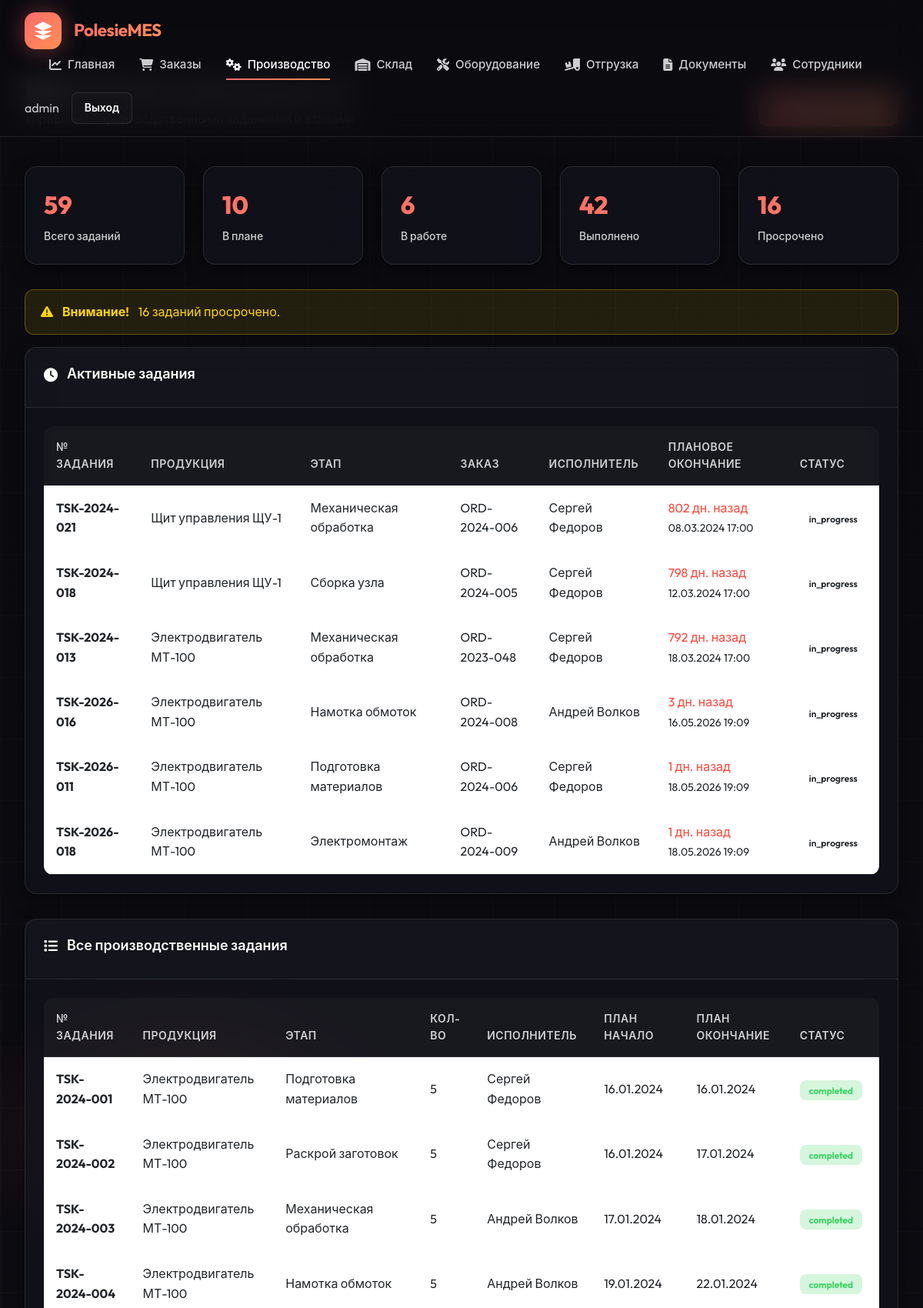
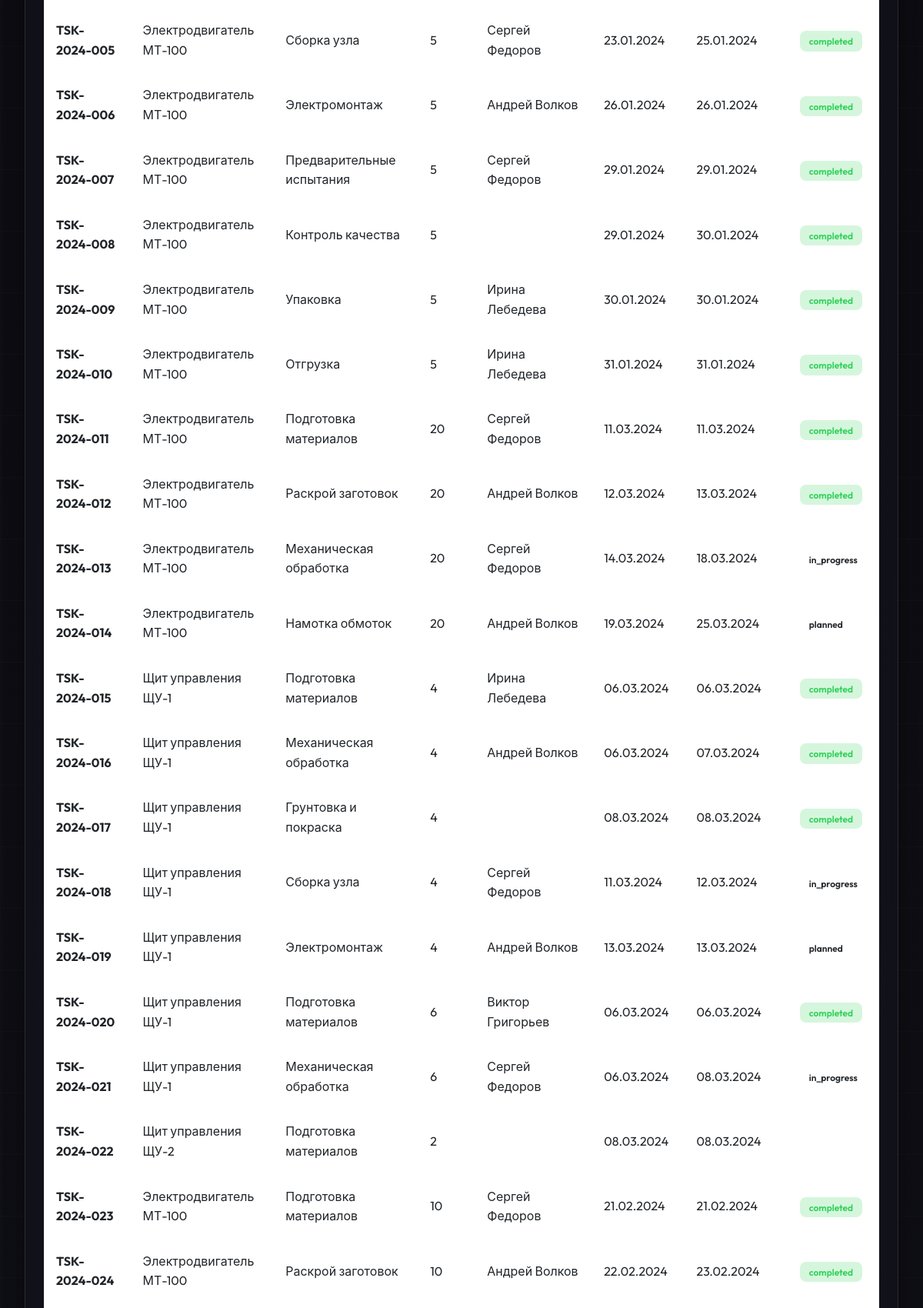
The page /modules/production/index.php (signed in, upper part) on the database its author committed (2 pictures, top to bottom).
### tables this page shows
CREATE TABLE production_tasks (
    id INT AUTO_INCREMENT PRIMARY KEY,
    task_number VARCHAR(50) UNIQUE NOT NULL,
    order_id INT,
    product_id INT,
    stage_name VARCHAR(100),
    stage_sequence INT,
    quantity INT,
    planned_start DATETIME,
    planned_end DATETIME,
    actual_start DATETIME,
    actual_end DATETIME,
    status ENUM('planned', 'in_progress', 'paused', 'completed', 'rejected') DEFAULT 'planned',
    assigned_to INT,
    work_center VARCHAR(100),
    qc_result ENUM('pending', 'passed', 'failed', 'conditional'),
    qc_inspector_id INT,
    qc_date DATETIME,
    qc_defects INT DEFAULT 0,
    qc_description TEXT,
    notes TEXT,
    created_at TIMESTAMP DEFAULT CURRENT_TIMESTAMP,
    updated_at TIMESTAMP DEFAULT CURRENT_TIMESTAMP ON UPDATE CURRENT_TIMESTAMP,
    FOREIGN KEY (order_id) REFERENCES orders(id),
    FOREIGN KEY (product_id) REFERENCES items(id),
    FOREIGN KEY (assigned_to) REFERENCES staff(id),
    FOREIGN KEY (qc_inspector_id) REFERENCES staff(id),
    INDEX idx_task_number (task_number),
    INDEX idx_status (status)
);

CREATE TABLE items (
    id INT AUTO_INCREMENT PRIMARY KEY,
    item_type ENUM('product', 'material', 'equipment') NOT NULL,
    item_code VARCHAR(50) UNIQUE NOT NULL,
    name VARCHAR(200) NOT NULL,
    category_id INT,
    location_id INT,
    unit_id INT,
    current_stock DECIMAL(12,3) DEFAULT 0,
    min_stock INT DEFAULT 0,
    price DECIMAL(12,2),
    currency VARCHAR(3) DEFAULT 'BYN',
    supplier_id INT,
    status ENUM('operational', 'maintenance', 'broken', 'offline', 'active', 'inactive') DEFAULT 'active',
    extra_specs JSON,
    description TEXT,
    is_active BOOLEAN DEFAULT TRUE,
    created_at TIMESTAMP DEFAULT CURRENT_TIMESTAMP,
    updated_at TIMESTAMP DEFAULT CURRENT_TIMESTAMP ON UPDATE CURRENT_TIMESTAMP,
    FOREIGN KEY (category_id) REFERENCES dictionaries(id),
    FOREIGN KEY (location_id) REFERENCES dictionaries(id),
    FOREIGN KEY (unit_id) REFERENCES dictionaries(id),
    FOREIGN KEY (supplier_id) REFERENCES partners(id),
    INDEX idx_item_type (item_type),
    INDEX idx_item_code (item_code)
);

CREATE TABLE orders (
    id INT AUTO_INCREMENT PRIMARY KEY,
    order_number VARCHAR(50) UNIQUE NOT NULL,
    customer_id INT NOT NULL,
    order_date DATE NOT NULL,
    delivery_date DATE,
    priority ENUM('low', 'normal', 'high', 'urgent') DEFAULT 'normal',
    status ENUM('new', 'confirmed', 'in_production', 'quality_check', 'ready', 'shipped', 'completed', 'cancelled') DEFAULT 'new',
    items_json JSON,
    total_amount DECIMAL(15,2),
    currency VARCHAR(3) DEFAULT 'BYN',
    notes TEXT,
    manager_id INT,
     
    tracking_number VARCHAR(100),
    carrier VARCHAR(200),
    driver_name VARCHAR(200),
    vehicle_number VARCHAR(50),
    shipped_at DATETIME,
    received_at DATETIME,
    completion_notes TEXT,
    created_at TIMESTAMP DEFAULT CURRENT_TIMESTAMP,
    updated_at TIMESTAMP DEFAULT CURRENT_TIMESTAMP ON UPDATE CURRENT_TIMESTAMP,
    FOREIGN KEY (customer_id) REFERENCES partners(id),
    FOREIGN KEY (manager_id) REFERENCES staff(id),
    INDEX idx_order_number (order_number),
    INDEX idx_status (status)
);

CREATE TABLE staff (
    id INT AUTO_INCREMENT PRIMARY KEY,
    employee_code VARCHAR(20) UNIQUE NOT NULL,
    username VARCHAR(50) UNIQUE,
    password VARCHAR(255),
    first_name VARCHAR(50) NOT NULL,
    last_name VARCHAR(50) NOT NULL,
    middle_name VARCHAR(50),
    position_id INT,
    email VARCHAR(100),
    phone VARCHAR(20),
    department VARCHAR(100),
    role ENUM('admin', 'director', 'manager', 'operator', 'warehouse_keeper') NOT NULL,
    hire_date DATE,
    status ENUM('active', 'vacation', 'sick', 'terminated') DEFAULT 'active',
    is_active BOOLEAN DEFAULT TRUE,
    last_login TIMESTAMP NULL,
    created_at TIMESTAMP DEFAULT CURRENT_TIMESTAMP,
    updated_at TIMESTAMP DEFAULT CURRENT_TIMESTAMP ON UPDATE CURRENT_TIMESTAMP,
    FOREIGN KEY (position_id) REFERENCES dictionaries(id)
);

### includes/auth_functions.php (called while the page is built, shortened)
<?php
function isLoggedIn() {
    return true;
}
function hasRole($roles) {
    if (is_string($roles)) {
        $roles = [$roles];
    }
    if (isset($_SESSION['role']) && ($_SESSION['role'] === 'admin' || $_SESSION['role'] === 'director')) {
        return true;
    }
    return in_array($_SESSION['role'], $roles);
}
function getCurrentUser() {
    return [
        'id' => $_SESSION['user_id'],
        'username' => $_SESSION['username'],
        'role' => $_SESSION['role'],
        'employee_code' => $_SESSION['employee_code'],
        'full_name' => $_SESSION['full_name']
    ];
}

### includes/helpers.php (called while the page is built, shortened)
<?php
function e($string) {
    return htmlspecialchars($string ?? '', ENT_QUOTES, 'UTF-8');
}

### modules/production/index.php (the view, shortened to what this page needs)
<?php
require_once __DIR__ . '/../../includes/auth_functions.php';
require_once __DIR__ . '/../../includes/helpers.php';
$db = getDB();
$stmt = $db->query("
    SELECT pt.*,
           p.name as product_name, p.item_code as product_code,
           pt.stage_name,
           s.first_name as assigned_first_name, s.last_name as assigned_last_name,
           o.order_number,
           TIMESTAMPDIFF(HOUR, pt.planned_start, pt.planned_end) as planned_hours,
           CASE
               WHEN pt.actual_start IS NOT NULL THEN TIMESTAMPDIFF(HOUR, pt.actual_start, COALESCE(pt.actual_end, NOW()))
               ELSE NULL
           END as actual_hours
    FROM production_tasks pt
    LEFT JOIN items p ON pt.product_id = p.id
    LEFT JOIN staff s ON pt.assigned_to = s.id
    LEFT JOIN orders o ON pt.order_id = o.id
    ORDER BY pt.created_at DESC
");
$tasks = $stmt->fetchAll();
$stmt = $db->query("
    SELECT
        status,
        COUNT(*) as count
    FROM production_tasks
    GROUP BY status
");
$statusStats = [];
while ($row = $stmt->fetch()) {
    $statusStats[$row['status']] = $row['count'];
}
$stmt = $db->query("
    SELECT pt.*, p.name as product_name, pt.stage_name,
           s.first_name, s.last_name,
           o.order_number
    FROM production_tasks pt
    LEFT JOIN items p ON pt.product_id = p.id
    LEFT JOIN staff s ON pt.assigned_to = s.id
    LEFT JOIN orders o ON pt.order_id = o.id
    WHERE pt.status = 'in_progress'
    ORDER BY pt.planned_end ASC
");
$activeTasks = $stmt->fetchAll();
$stmt = $db->query("
    SELECT pt.*, p.name as product_name, DATEDIFF(NOW(), pt.planned_end) as days_overdue
    FROM production_tasks pt
    LEFT JOIN items p ON pt.product_id = p.id
    WHERE pt.status NOT IN ('completed', 'rejected')
    AND pt.planned_end < NOW()
");
$overdueTasks = $stmt->fetchAll();
?>
<!DOCTYPE html>
<html lang="ru">
<head>
    <link href="https://cdn.jsdelivr.net/npm/bootstrap@5.3.0/dist/css/bootstrap.min.css" rel="stylesheet">
    <link href="https://cdnjs.cloudflare.com/ajax/libs/font-awesome/6.4.0/css/all.min.css" rel="stylesheet">
    <link rel="stylesheet" href="<?= APP_URL ?>/assets/css/common-style.css">
</head>
<body>
    <div class="particles-container">
    </div>
    <nav class="navbar">
        <a href="<?= APP_URL ?>/modules/dashboard/index.php" class="nav-brand">
            <div class="brand-logo">
                <svg viewBox="0 0 24 24" fill="white"><path d="M12 2L2 7l10 5 10-5-10-5zM2 17l10 5 10-5M2 12l10 5 10-5"/></svg>
            </div>
            <span class="brand-name">PolesieMES</span>
        </a>
        <ul class="nav-menu">
            <li><a href="<?= APP_URL ?>/modules/dashboard/index.php" class="nav-link"><i class="fas fa-chart-line"></i> Главная</a></li>
            <?php if (hasRole(['admin', 'manager'])): ?>
            <li><a href="<?= APP_URL ?>/modules/orders/index.php" class="nav-link"><i class="fas fa-shopping-cart"></i> Заказы</a></li>
            <?php endif; ?>
            <?php if (hasRole(['admin', 'manager', 'operator', 'warehouse_keeper'])): ?>
            <li><a href="<?= APP_URL ?>/modules/production/index.php" class="nav-link active"><i class="fas fa-cogs"></i> Производство</a></li>
            <?php endif; ?>
            <?php if (hasRole(['admin', 'manager', 'warehouse_keeper'])): ?>
            <li><a href="<?= APP_URL ?>/modules/warehouse/warehouse_dashboard.php" class="nav-link"><i class="fas fa-warehouse"></i> Склад</a></li>
            <?php endif; ?>
            <?php if (hasRole(['admin', 'manager', 'operator', 'warehouse_keeper'])): ?>
            <li><a href="<?= APP_URL ?>/modules/equipment/index.php" class="nav-link"><i class="fas fa-tools"></i> Оборудование</a></li>
            <?php endif; ?>
            <?php if (hasRole(['admin', 'manager', 'warehouse_keeper'])): ?>
            <li><a href="<?= APP_URL ?>/modules/shipment/index.php" class="nav-link"><i class="fas fa-truck-loading"></i> Отгрузка</a></li>
            <?php endif; ?>
            <?php if (hasRole(['admin', 'manager', 'technologist'])): ?>
            <li><a href="<?= APP_URL ?>/modules/documents/index.php" class="nav-link"><i class="fas fa-file-alt"></i> Документы</a></li>
            <?php endif; ?>
            <?php if (hasRole('admin')): ?>
            <li><a href="<?= APP_URL ?>/modules/employees/index.php" class="nav-link"><i class="fas fa-users"></i> Сотрудники</a></li>
            <?php endif; ?>
        </ul>
        <div class="user-menu">
            <span style="color: var(--text-secondary);"><?= e(getCurrentUser()['username']) ?></span>
            <a href="<?= APP_URL ?>/modules/auth/logout.php" class="btn-logout" style="padding: 0.5rem 1rem; background: var(--glass-bg); border: 1px solid var(--border); border-radius: 8px; color: var(--text-primary); text-decoration: none;">Выход</a>
        </div>
    </nav>
    <div class="main-content">
        <div class="page-header">
            <div class="page-title">
                <h1><i class="fas fa-industry"></i> Контроль производства</h1>
                <p>Управление производственными заданиями и этапами</p>
            </div>
            <?php if (hasRole(['admin', 'manager', 'technologist'])): ?>
            <a href="create_task.php" class="btn-primary-custom">
                <i class="fas fa-plus"></i> Новое задание
            </a>
            <?php endif; ?>
        </div>
        <div class="stats-grid">
            <div class="stat-card">
                <div class="stat-value"><?= count($tasks) ?></div>
                <div class="stat-label">Всего заданий</div>
            </div>
            <div class="stat-card">
                <div class="stat-value"><?= $statusStats['planned'] ?? 0 ?></div>
                <div class="stat-label">В плане</div>
            </div>
            <div class="stat-card">
                <div class="stat-value"><?= $statusStats['in_progress'] ?? 0 ?></div>
                <div class="stat-label">В работе</div>
            </div>
            <div class="stat-card">
                <div class="stat-value"><?= $statusStats['completed'] ?? 0 ?></div>
                <div class="stat-label">Выполнено</div>
            </div>
            <div class="stat-card">
                <div class="stat-value" style="color: var(--danger-color);"><?= count($overdueTasks) ?></div>
                <div class="stat-label">Просрочено</div>
            </div>
        </div>
        <?php if (!empty($overdueTasks)): ?>
        <div class="alert-warning-custom">
            <i class="fas fa-exclamation-triangle"></i>
            <strong>Внимание!</strong> <?= count($overdueTasks) ?> заданий просрочено.
        </div>
        <?php endif; ?>
        <div class="card">
            <div class="card-header">
                <div class="card-title">
                    <i class="fas fa-clock"></i> Активные задания
                </div>
            </div>
            <div class="card-body">
                <?php if (empty($activeTasks)): ?>
                <p style="color: var(--text-secondary);">Нет активных заданий в работе</p>
                <?php else: ?>
                <div class="table-responsive">
                    <table class="table">
                        <thead>
                            <tr>
                                <th>№ задания</th>
                                <th>Продукция</th>
                                <th>Этап</th>
                                <th>Заказ</th>
                                <th>Исполнитель</th>
                                <th>Плановое окончание</th>
                                <th>Статус</th>
                            </tr>
                        </thead>
                        <tbody>
                            <?php foreach ($activeTasks as $task): ?>
                            <tr>
                                <td><strong><?= e($task['task_number']) ?></strong></td>
                                <td><?= e($task['product_name']) ?></td>
                                <td><?= e($task['stage_name']) ?></td>
                                <td><?= e($task['order_number']) ?></td>
                                <td><?= e($task['first_name'] . ' ' . $task['last_name']) ?></td>
                                <td>
                                    <?php
                                    $daysLeft = floor((strtotime($task['planned_end']) - time()) / 86400);
                                    if ($daysLeft < 0): ?>
                                        <span style="color: var(--danger-color);"><?= abs($daysLeft ) ?> дн. назад</span>
                                    <?php else: ?>
                                        <span style="color: var(--success-color);"><?= $daysLeft ?> дн.</span>
                                    <?php endif; ?>
                                    <br><small><?= date('d.m.Y H:i', strtotime($task['planned_end'])) ?></small>
                                </td>
                                <td>
                                    <span class="badge-status badge-<?= e($task['status']) ?>">
                                        <?= e($task['status']) ?>
                                    </span>
                                </td>
                            </tr>
                            <?php endforeach; ?>
                        </tbody>
                    </table>
                </div>
                <?php endif; ?>
            </div>
        </div>
        <div class="card">
            <div class="card-header">
                <div class="card-title">
                    <i class="fas fa-list"></i> Все производственные задания
                </div>
            </div>
            <div class="card-body">
                <div class="table-responsive">
                    <table class="table">
                        <thead>
                            <tr>
                                <th>№ задания</th>
                                <th>Продукция</th>
                                <th>Этап</th>
                                <th>Кол-во</th>
                                <th>Исполнитель</th>
                                <th>План начало</th>
                                <th>План окончание</th>
                                <th>Статус</th>
                            </tr>
                        </thead>
                        <tbody>
                            <?php foreach ($tasks as $task): ?>
                            <tr>
                                <td><strong><?= e($task['task_number']) ?></strong></td>
                                <td><?= e($task['product_name']) ?></td>
                                <td><?= e($task['stage_name']) ?></td>
                                <td><?= $task['quantity'] ?></td>
                                <td><?= e($task['assigned_first_name'] . ' ' . $task['assigned_last_name']) ?></td>
                                <td><?= date('d.m.Y', strtotime($task['planned_start'])) ?></td>
                                <td><?= date('d.m.Y', strtotime($task['planned_end'])) ?></td>
                                <td>
                                    <span class="badge-status badge-<?= e($task['status']) ?>">
                                        <?= e($task['status']) ?>
                                    </span>
                                </td>
                            </tr>
                            <?php endforeach; ?>
                        </tbody>
                    </table>
                </div>
            </div>
        </div>
    </div>
</body>
</html>

### rows shown on the page
production_tasks: task_number "TSK-2024-021", product.name "Щит управления ЩУ-1", stage_name "Механическая обработка", order.order_number "ORD-2024-006", assigned_to.last_name "Сергей Федоров", planned_end "802", planned_end "08.03.2024 17:00", status "in_progress", quantity "6", planned_start "06.03.2024", planned_end "08.03.2024"
production_tasks: task_number "TSK-2024-018", product.name "Щит управления ЩУ-1", stage_name "Сборка узла", order.order_number "ORD-2024-005", assigned_to.last_name "Сергей Федоров", planned_end "798", planned_end "12.03.2024 17:00", status "in_progress", quantity "4", planned_start "11.03.2024", planned_end "12.03.2024"
production_tasks: task_number "TSK-2024-013", product.name "Электродвигатель МТ-100", stage_name "Механическая обработка", order.order_number "ORD-2023-048", assigned_to.last_name "Сергей Федоров", planned_end "792", planned_end "18.03.2024 17:00", status "in_progress", quantity "20", planned_start "14.03.2024", planned_end "18.03.2024"
production_tasks: task_number "TSK-2026-016", product.name "Электродвигатель МТ-100", stage_name "Намотка обмоток", order.order_number "ORD-2024-008", assigned_to.last_name "Андрей Волков", planned_end "3", planned_end "16.05.2026 19:09", status "in_progress"
production_tasks: task_number "TSK-2026-011", product.name "Электродвигатель МТ-100", stage_name "Подготовка материалов", order.order_number "ORD-2024-006", assigned_to.last_name "Сергей Федоров", planned_end "1", planned_end "18.05.2026 19:09", status "in_progress"
production_tasks: task_number "TSK-2026-018", product.name "Электродвигатель МТ-100", stage_name "Электромонтаж", order.order_number "ORD-2024-009", assigned_to.last_name "Андрей Волков", planned_end "1", planned_end "18.05.2026 19:09", status "in_progress"
production_tasks: task_number "TSK-2024-001", product.name "Электродвигатель МТ-100", stage_name "Подготовка материалов", quantity "5", assigned_to.last_name "Сергей Федоров", planned_start "16.01.2024", planned_end "16.01.2024", status "completed"
production_tasks: task_number "TSK-2024-002", product.name "Электродвигатель МТ-100", stage_name "Раскрой заготовок", quantity "5", assigned_to.last_name "Сергей Федоров", planned_start "16.01.2024", planned_end "17.01.2024", status "completed"
production_tasks: task_number "TSK-2024-003", product.name "Электродвигатель МТ-100", stage_name "Механическая обработка", quantity "5", assigned_to.last_name "Андрей Волков", planned_start "17.01.2024", planned_end "18.01.2024", status "completed"
production_tasks: task_number "TSK-2024-004", product.name "Электродвигатель МТ-100", stage_name "Намотка обмоток", quantity "5", assigned_to.last_name "Андрей Волков", planned_start "19.01.2024", planned_end "22.01.2024", status "completed"
production_tasks: task_number "TSK-2024-005", product.name "Электродвигатель МТ-100", stage_name "Сборка узла", quantity "5", assigned_to.last_name "Сергей Федоров", planned_start "23.01.2024", planned_end "25.01.2024", status "completed"
production_tasks: task_number "TSK-2024-006", product.name "Электродвигатель МТ-100", stage_name "Электромонтаж", quantity "5", assigned_to.last_name "Андрей Волков", planned_start "26.01.2024", planned_end "26.01.2024", status "completed"
production_tasks: task_number "TSK-2024-007", product.name "Электродвигатель МТ-100", stage_name "Предварительные испытания", quantity "5", assigned_to.last_name "Сергей Федоров", planned_start "29.01.2024", planned_end "29.01.2024", status "completed"
production_tasks: task_number "TSK-2024-008", product.name "Электродвигатель МТ-100", stage_name "Контроль качества", quantity "5", planned_start "29.01.2024", planned_end "30.01.2024", status "completed"
production_tasks: task_number "TSK-2024-009", product.name "Электродвигатель МТ-100", stage_name "Упаковка", quantity "5", assigned_to.last_name "Ирина Лебедева", planned_start "30.01.2024", planned_end "30.01.2024", status "completed"
production_tasks: task_number "TSK-2024-010", product.name "Электродвигатель МТ-100", stage_name "Отгрузка", quantity "5", assigned_to.last_name "Ирина Лебедева", planned_start "31.01.2024", planned_end "31.01.2024", status "completed"
production_tasks: task_number "TSK-2024-011", product.name "Электродвигатель МТ-100", stage_name "Подготовка материалов", quantity "20", assigned_to.last_name "Сергей Федоров", planned_start "11.03.2024", planned_end "11.03.2024", status "completed"
production_tasks: task_number "TSK-2024-012", product.name "Электродвигатель МТ-100", stage_name "Раскрой заготовок", quantity "20", assigned_to.last_name "Андрей Волков", planned_start "12.03.2024", planned_end "13.03.2024", status "completed"
production_tasks: task_number "TSK-2024-014", product.name "Электродвигатель МТ-100", stage_name "Намотка обмоток", quantity "20", assigned_to.last_name "Андрей Волков", planned_start "19.03.2024", planned_end "25.03.2024", status "planned"
production_tasks: task_number "TSK-2024-015", product.name "Щит управления ЩУ-1", stage_name "Подготовка материалов", quantity "4", assigned_to.last_name "Ирина Лебедева", planned_start "06.03.2024", planned_end "06.03.2024", status "completed"
production_tasks: task_number "TSK-2024-016", product.name "Щит управления ЩУ-1", stage_name "Механическая обработка", quantity "4", assigned_to.last_name "Андрей Волков", planned_start "06.03.2024", planned_end "07.03.2024", status "completed"
production_tasks: task_number "TSK-2024-017", product.name "Щит управления ЩУ-1", stage_name "Грунтовка и покраска", quantity "4", planned_start "08.03.2024", planned_end "08.03.2024", status "completed"
production_tasks: task_number "TSK-2024-019", product.name "Щит управления ЩУ-1", stage_name "Электромонтаж", quantity "4", assigned_to.last_name "Андрей Волков", planned_start "13.03.2024", planned_end "13.03.2024", status "planned"
production_tasks: task_number "TSK-2024-020", product.name "Щит управления ЩУ-1", stage_name "Подготовка материалов", quantity "6", assigned_to.last_name "Виктор Григорьев", planned_start "06.03.2024", planned_end "06.03.2024", status "completed"
production_tasks: task_number "TSK-2024-022", product.name "Щит управления ЩУ-2", stage_name "Подготовка материалов", quantity "2", planned_start "08.03.2024", planned_end "08.03.2024"
production_tasks: task_number "TSK-2024-023", product.name "Электродвигатель МТ-100", stage_name "Подготовка материалов", quantity "10", assigned_to.last_name "Сергей Федоров", planned_start "21.02.2024", planned_end "21.02.2024", status "completed"
production_tasks: task_number "TSK-2024-024", product.name "Электродвигатель МТ-100", stage_name "Раскрой заготовок", quantity "10", assigned_to.last_name "Андрей Волков", planned_start "22.02.2024", planned_end "23.02.2024", status "completed"

### other values the page prints
getCurrentUser()['username'] "admin"
count($tasks) "59"
$statusStats['planned'] "10"
$statusStats['in_progress'] "6"
$statusStats['completed'] "42"
count($overdueTasks) "16"
